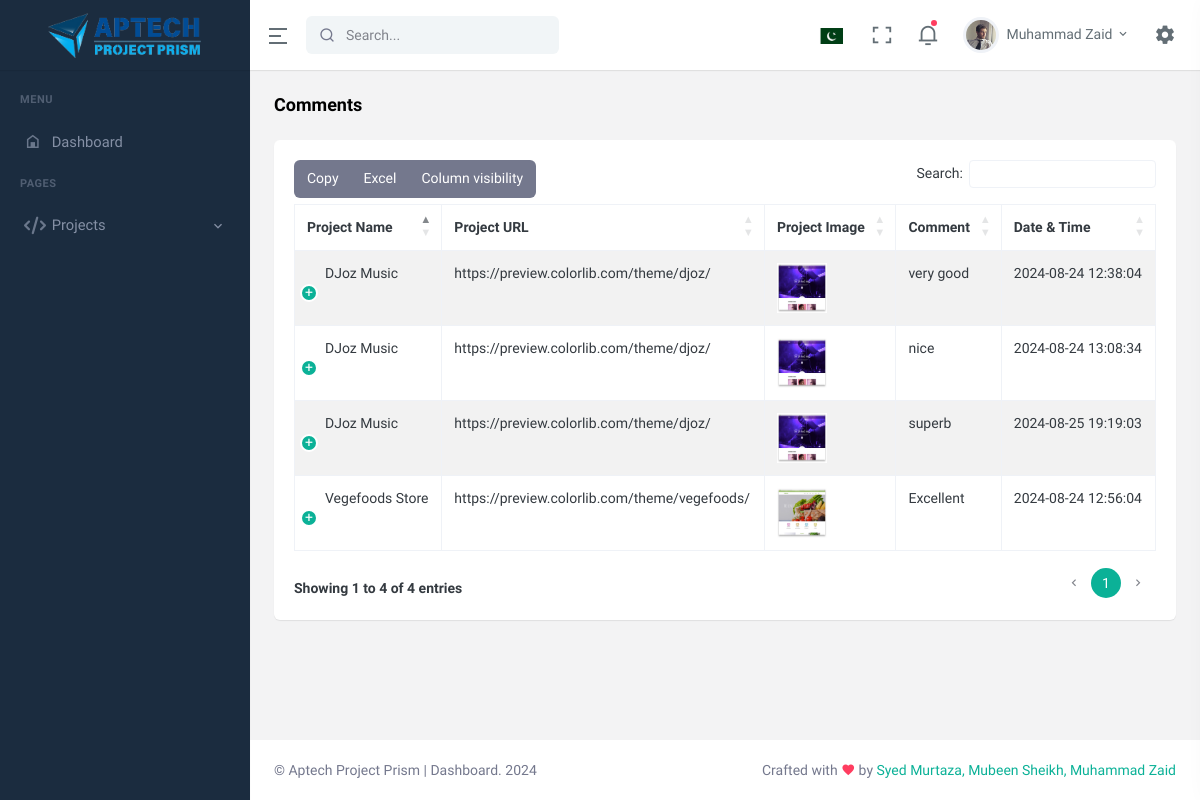
The app's page /User-Dashboard/comments.php (signed in), older data.
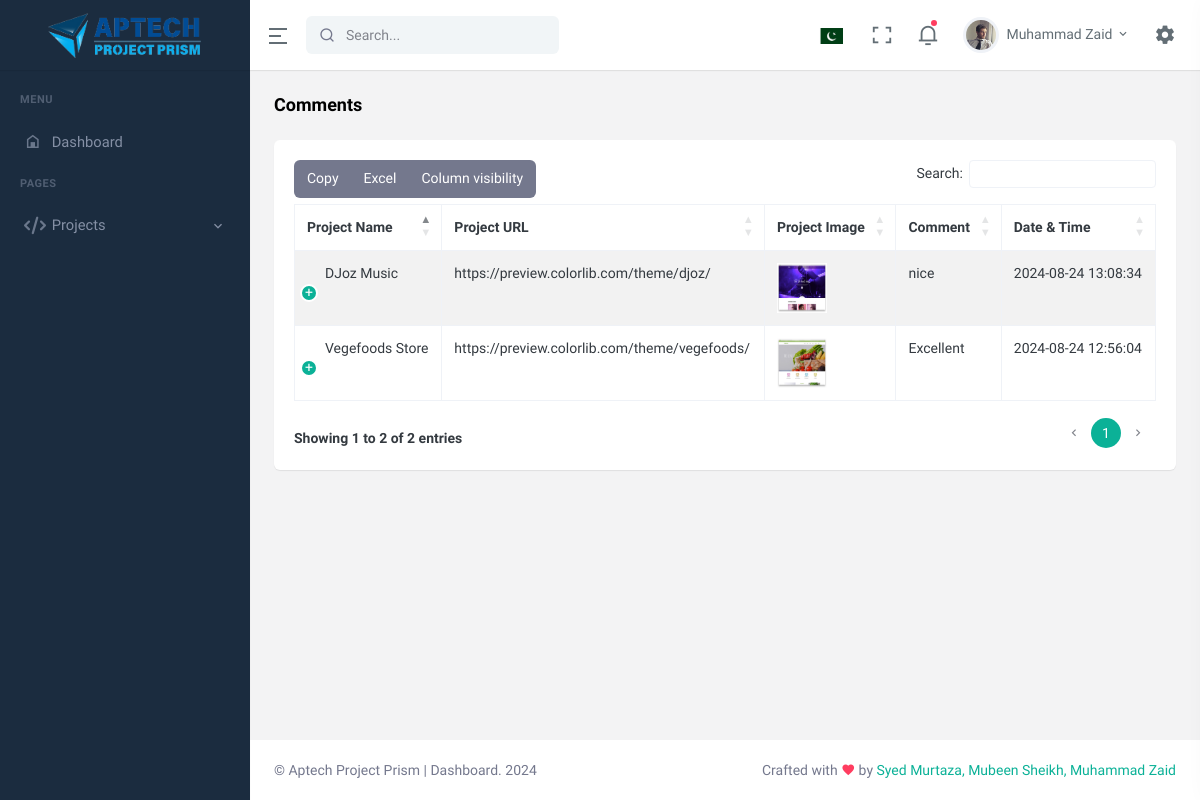
The same page, newer data.
### tables this page shows
CREATE TABLE `comment` (
  `comment_id` int(11) NOT NULL,
  `comment_message` text NOT NULL,
  `datetime` datetime NOT NULL DEFAULT current_timestamp(),
  `status` tinyint(4) NOT NULL DEFAULT 1,
  `user_id` int(11) NOT NULL,
  `projid` int(11) NOT NULL
);

CREATE TABLE `project` (
  `project_id` int(11) NOT NULL,
  `project_name` varchar(255) NOT NULL,
  `project_faculty` varchar(255) NOT NULL,
  `project_batchcode` varchar(255) NOT NULL,
  `project_semester` varchar(255) NOT NULL,
  `project_url` text NOT NULL,
  `project_img` varchar(255) NOT NULL,
  `project_desc` text NOT NULL,
  `status` tinyint(4) NOT NULL DEFAULT 1,
  `user_id` int(11) NOT NULL,
  `category` int(11) NOT NULL
);

### User-Dashboard/comments.php (the view, shortened to what this page needs)
<?php
include('includes/header.php');
include('includes/navbar.php');
include('includes/sidebar.php');
include('config.php');
?>
<div id="layout-wrapper">
    <div class="main-content">
        <div class="page-content">
            <div class="container-fluid">
                <div class="row">
                    <div class="col-12">
                        <div class="page-title-box d-sm-flex align-items-center justify-content-between">
                            <h4 class="mb-sm-0">Comments</h4>
                        </div>
                    </div>
                </div>
                <div class="row">
                    <div class="col-12">
                        <div class="card">
                            <div class="card-body">
                                <table id="datatable-buttons"
                                    class="table table-striped table-bordered dt-responsive nowrap"
                                    style="border-collapse: collapse; border-spacing: 0; width: 100%;">
                                    <thead>
                                        <tr>
                                            <th>Project Name</th>
                                            <th>Project URL</th>
                                            <th>Project Image</th>
                                            <th>Comment</th>
                                            <th>Date & Time</th>
                                        </tr>
                                    </thead>
                                    <tbody>
                                        <?php
                                        $user_id = $_SESSION['user_id'];
                                        $fetch_user_join = "SELECT
                        c.comment_id,
                        p.project_name,
                        p.project_url,
                        p.project_img,
                        c.comment_message,
                        c.datetime
                    FROM comment c
                    JOIN project p ON c.projid = p.project_id
                    WHERE p.user_id = '$user_id'";
                                        $fetch_user_result = mysqli_query($connection, $fetch_user_join);
                                        if (!$fetch_user_result) {
                                            echo "Error executing query: " . mysqli_error($connection);
                                        } elseif (mysqli_num_rows($fetch_user_result) > 0) {
                                            while ($row = mysqli_fetch_assoc($fetch_user_result)) {
                                                ?>
                                                <tr>
                                                    <td><?php echo htmlspecialchars($row['project_name']); ?></td>
                                                    <td><?php echo htmlspecialchars($row['project_url']); ?></td>
                                                    <td><img src="<?php echo "../User-Dashboard/assets/images/project_img/" . htmlspecialchars($row['project_img']); ?>"
                                                            height="50px" width="50px"></td>
                                                    <td><?php echo htmlspecialchars($row['comment_message']); ?></td>
                                                    <td><?php echo htmlspecialchars($row['datetime']); ?></td>
                                                </tr>
                                                <?php
                                            }
                                        } else {
                                            echo "<tr><td colspan='6'>No comments found</td></tr>";
                                        }
                                        ?>
                                    </tbody>
                                </table>
                            </div>
                        </div>
                    </div>
                </div>
            </div>
        </div>
    </div>
</div>
<?php
include('includes/footer.php');
?>

Row changes from the older to the newer data that the page shows:
removed comment: projid.project_name "DJoz Music", projid.project_url "https://preview.colorlib.com/theme/djoz/", projid.project_img (picture), comment_message "very good", datetime "2024-08-24 12:38:04"
removed comment: projid.project_name "DJoz Music", projid.project_url "https://preview.colorlib.com/theme/djoz/", projid.project_img (picture), comment_message "superb", datetime "2024-08-25 19:19:03"
Text that changed along with them:
text written by a page script: "Copy Excel Column visibility Search: Showing 1 to 4 of 4 entries 1" → "Copy Excel Column visibility Search: Showing 1 to 2 of 2 entries 1"
